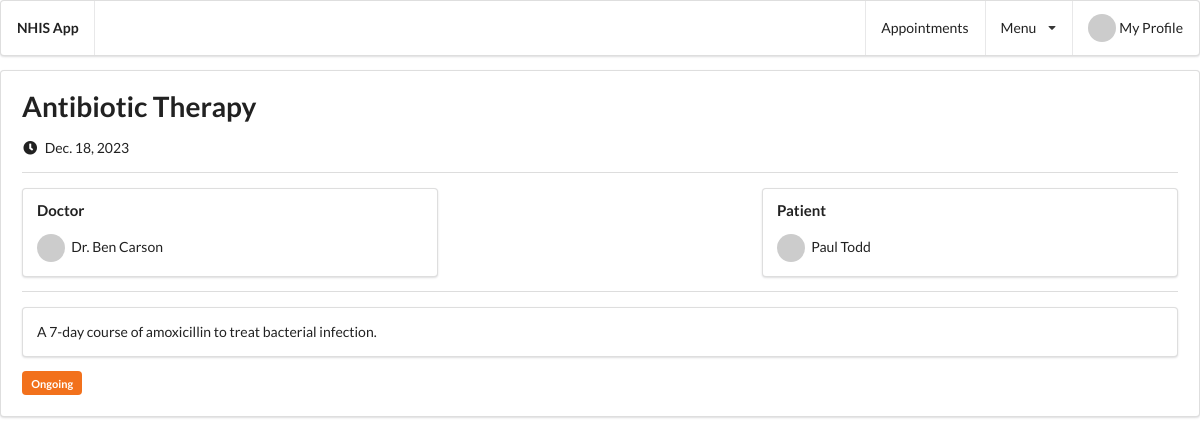
Page /treatment/c136cd2c246f4e13a9bdc6964dabd159/ (signed in) on the committed database.
### core/models.py (models this page shows, shortened)
class Treatment(models.Model):
    uid = models.UUIDField(
        primary_key=True, default=uuid.uuid4, editable=False, unique=True
    )
    patient = models.ForeignKey(Patient, on_delete=models.CASCADE, blank=True, null=True)
    doctor = models.ForeignKey(Doctor, on_delete=models.CASCADE, blank=True, null=True)
    name = models.CharField(max_length=255)
    description = models.TextField()
    date_started = models.DateField()
    date_ended = models.DateField()
    is_started = models.BooleanField(default=False)
    is_completed = models.BooleanField(default=False)
    added = models.DateTimeField(auto_now=True)
    timestamp = models.DateTimeField(auto_now=True)

### account/models.py (models this page shows, shortened)
class Doctor(models.Model):
    QUALIFICATION_CHOICES = [
        ("MD", "Doctor of Medicine"),
        ("DO", "Doctor of Osteopathic Medicine"),
        ("MBBS", "Bachelor of Medicine, Bachelor of Surgery"),
        ("MS", "Master of Surgery"),
        ("DNP", "Doctor of Nursing Practice"),
        ("PhD", "Doctor of Philosophy in Medical Science"),
        ("DPM", "Doctor of Podiatric Medicine"),
    ]
    uid = models.UUIDField(
        primary_key=True, default=uuid.uuid4, editable=False, unique=True
    )
    account = models.ForeignKey(Account, on_delete=models.CASCADE)
    first_name = models.CharField(max_length=255)
    last_name = models.CharField(max_length=255)
    qualification = models.CharField(max_length=50, choices=QUALIFICATION_CHOICES)
    specialization = models.CharField(max_length=255)
    hospital = models.ForeignKey(
        Hospital, on_delete=models.CASCADE, blank=True, null=True
    )
    def fullname(self):
        return f"{self.first_name} {self.last_name}"
    def __str__(self):
        return f"Dr. {self.first_name} {self.last_name}"

class Patient(models.Model):
    GENDER_CHOICES = [
        ("M", "Male"),
        ("F", "Female"),
        ("O", "Other"),
    ]
    uid = models.UUIDField(
        primary_key=True, default=uuid.uuid4, editable=False, unique=True
    )
    account = models.ForeignKey(
        Account, on_delete=models.CASCADE, null=True, blank=True
    )
    first_name = models.CharField(max_length=255)
    last_name = models.CharField(max_length=255)
    date_of_birth = models.DateField()
    gender = models.CharField(max_length=1, choices=GENDER_CHOICES)
    address = models.TextField()
    nationality = CountryField(null=True)
    patient_number = models.CharField(max_length=20, unique=True, blank=True)
    nhis_number = models.CharField(max_length=20, unique=True, blank=True)
    file_number = models.CharField(max_length=20, unique=True, blank=True)
    mobile_number = models.CharField(max_length=15)
    house_number = models.CharField(max_length=10, blank=True, null=True)
    emergency_contact_email = models.EmailField(unique=True)
    emergency_contact_mobile = models.CharField(max_length=15)
    height = models.FloatField(blank=True, null=True, validators=[MinValueValidator(0)])
    weight = models.FloatField(blank=True, null=True, validators=[MinValueValidator(0)])
    blood_group = models.CharField(max_length=5, blank=True)
    genotype = models.CharField(max_length=5, blank=True)
    hospital = models.ForeignKey(
        Hospital, on_delete=models.CASCADE, blank=True, null=True
    )
    date_of_open_file = models.DateField(auto_now_add=True)
    barcode = models.ImageField(upload_to='barcodes/', blank=True)
    def fullname(self):
        return f"{self.first_name} {self.last_name}"
    def __str__(self):
        return f"{self.first_name} {self.last_name}"

### core/views.py (the view)
# urls.py: path("treatment/<uid>/", views.view_treatment, name="treatment"),
@login_required
def view_treatment(request, uid):
    account = Account.objects.get(user=request.user)
    treatment = Treatment.objects.get(uid=uid)
    template = "core/treatment.html"
    context = {
        "treatment": treatment,
        "account": account,
    }
    return render(request, template, context)

### templates/core/treatment.html (shortened to what this page needs)
{% extends 'base.html' %}
{% block body %}
<div class="ui padded segment">
    <h1 class="ui header">{{treatment.name}}</h1>
    <div class="meta"><i class="clock icon"></i> {{treatment.date_started}} </div>
    <div class="ui clearing divider"></div>
    <div class="ui right aligned grid">
      <div class="left floated left aligned six wide column">
        <div class="ui segment">
          <h4 class="ui header">Doctor</h4>
          <img class="ui avatar image" src="https://ui-avatars.com/api/?name={{treatment.doctor.fullname}}&rounded=true">
          <span>{{treatment.doctor}}</span>
        </div>
      </div>
      <div class="right floated left aligned six wide column">
        <div class="ui segment">
          <h4 class="ui header">Patient</h4>
          <img class="ui avatar image" src="https://ui-avatars.com/api/?name={{treatment.patient.fullname}}&rounded=true">
          <span>{{treatment.patient}}</span>
        </div>
      </div>
    </div>
    <div class="ui clearing divider"></div>
    <div class="ui text segment">
        {{treatment.description}}
    </div>
    <div style="margin-top: 5px;">
      {% if treatment.is_started %}
      <a class="ui small orange label">Ongoing</a>
      {% elif treatment.is_completed %}
      <a class="ui small teal label">Completed</a>
      {% endif %}
    </div>
  </div>
{% endblock body %}

### rows in the picture
Treatment: name "Antibiotic Therapy", date_started "Dec. 18, 2023", doctor "Dr. Ben Carson", patient "Paul Todd", description "A 7-day course of amoxicillin to treat bacterial infection."
